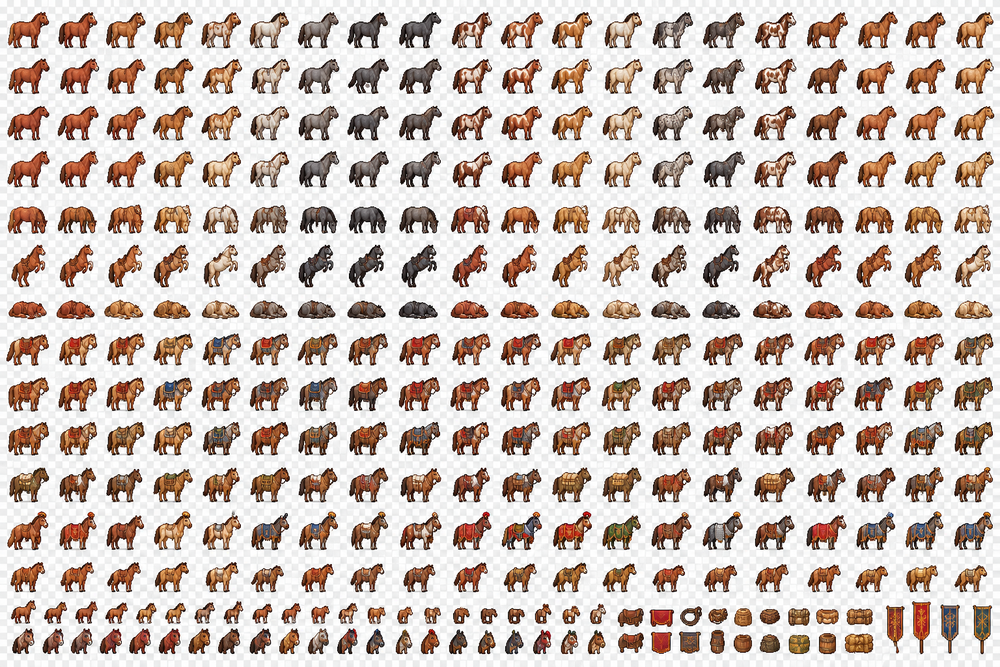
#> input picture data/sheets/Caballos.png, 1000 x 667 px, shrunk from 1536 x 1024 before the run
$ python build-horse-sheet.py
#> lines starting #> are read from the running program, lines starting #| are printed output that depends on the picture
#!/usr/bin/env python3
# -*- coding: utf-8 -*-
"""
Genera `data/horse-sheet.json` (formato 2) a partir de la hoja de caballos.

LA HOJA (rejilla 4 x 8, celdas de 128x128)
==========================================
    filas 1-3  ->  ciclo de GALOPE, 11 fotogramas seguidos (4 + 4 + 3),
                   el caballo de perfil mirando a la DERECHA
    fila  4    ->  QUIETO, una vista por direccion: [arriba, izquierda, abajo, derecha]
    fila  5    ->  ANDAR visto por DETRAS (direccion «arriba»), 4 fotogramas
    fila  6    ->  ANDAR de perfil mirando a la IZQUIERDA, 4 fotogramas
    fila  7    ->  ANDAR de FRENTE (direccion «abajo»), 4 fotogramas
    fila  8    ->  ANDAR de perfil mirando a la DERECHA, 4 fotogramas

Lo que hace este script
=======================
1. Detecta el fondo: si el PNG trae canal alfa, ese alfa manda; si no (hoja con el
   damero «cocido», como la clasica), se separa con un relleno por difusion desde
   los bordes.
2. Mide cada fotograma por pixeles (caja del contenido, ignorando motas de 1 px).
3. Calcula UN lienzo comun para todos los recortes: misma anchura y altura, con
   la base (los cascos) en el borde inferior y el contenido centrado. Asi el
   caballo no cambia de tamano ni «baila» al pasar de andar a galopar.
4. Escribe el JSON que consume `engine/horse-sheet-art.js`.

Uso:
    python tools/build-horse-sheet.py [ruta_hoja] [ruta_salida]

Requiere Pillow (`python -m pip install pillow`). Es una herramienta de PREPARACION
de arte: se ejecuta a mano cuando cambia la hoja, no en el arranque del juego.
"""
import json
import os
import sys
from collections import deque

try:
    from PIL import Image
except ImportError:
    print("Falta Pillow: python -m pip install pillow")
    sys.exit(1)

RAIZ = os.path.dirname(os.path.dirname(os.path.abspath(__file__)))
HOJA = sys.argv[1] if len(sys.argv) > 1 else os.path.join(RAIZ, "data", "sheets", "Caballos.png")
SALIDA = sys.argv[2] if len(sys.argv) > 2 else os.path.join(RAIZ, "data", "horse-sheet.json")

ALFA_MIN = 24          # por debajo de esto el pixel es fondo
MIN_PX_FILA = 2        # motas de 1 px (restos de la rejilla) no cuentan como contenido
COLUMNAS = 4
FILAS = 8

FILAS_GALOPE = 3                       # las tres primeras filas son el ciclo de galope
VISTAS_IDLE = ["up", "left", "down", "right"]
FILAS_ANDAR = ["up", "left", "down", "right"]

FPS = {"idle": 4, "walk": 9, "gallop": 18}


# ── Fondo ────────────────────────────────────────────────────────────────────
def quitar_damero(im, lum=105, sat=30, bolsas_max=120):
    """RGBA con el damero y la sombra del fondo en alfa 0.

    Se marca como candidato todo gris neutro y no oscuro y se propaga desde los
    bordes: el caballo (blanco incluido) queda encerrado por su contorno y no se
    alcanza. Despues se quitan las «bolsas» de damero encerradas dentro del
    dibujo (los huecos entre las patas).
    """
    im = im.convert("RGBA")
    w, h = im.size
    px = im.load()
    candidato = bytearray(w * h)
    for y in range(h):
        for x in range(w):
            r, g, b, a = px[x, y]
            if a == 0:
                candidato[y * w + x] = 1
                continue
            mx, mn = max(r, g, b), min(r, g, b)
            if (mx - mn) < sat and (r + g + b) / 3 > lum:
                candidato[y * w + x] = 1

    fondo = bytearray(w * h)
    cola = deque()

    def mete(x, y):
        p = y * w + x
        if candidato[p] and not fondo[p]:
            fondo[p] = 1
            cola.append(p)

    for x in range(w):
        mete(x, 0); mete(x, h - 1)
    for y in range(h):
        mete(0, y); mete(w - 1, y)
    while cola:
        p = cola.popleft()
        x, y = p % w, p // w
        if x > 0: mete(x - 1, y)
        if x < w - 1: mete(x + 1, y)
        if y > 0: mete(x, y - 1)
        if y < h - 1: mete(x, y + 1)

    visto = bytearray(w * h)
    for y in range(h):
        for x in range(w):
            p = y * w + x
            if not candidato[p] or fondo[p] or visto[p]:
                continue
            grupo = []
            q = deque([p])
            visto[p] = 1
            while q:
                c = q.popleft()
                grupo.append(c)
                cx, cy = c % w, c // w
                for nx, ny in ((cx - 1, cy), (cx + 1, cy), (cx, cy - 1), (cx, cy + 1)):
                    if 0 <= nx < w and 0 <= ny < h:
                        n = ny * w + nx
                        if candidato[n] and not visto[n]:
                            visto[n] = 1
                            q.append(n)
            if len(grupo) <= bolsas_max:
                for c in grupo:
                    fondo[c] = 1

    for y in range(h):
        for x in range(w):
            if fondo[y * w + x]:
                r, g, b, _ = px[x, y]
                px[x, y] = (r, g, b, 0)
    return im


def preparar(im):
    """Devuelve (imagen RGBA con fondo transparente, tenia_alfa)."""
    im = im.convert("RGBA")
    tenia_alfa = im.getchannel("A").getextrema()[0] < 250
    if tenia_alfa:
        return im, True
    return quitar_damero(im), False


# ── Medicion ─────────────────────────────────────────────────────────────────
def medir_celdas(im):
    """Caja del contenido de cada celda de la rejilla, en px de la hoja."""
    w, h = im.size
    cw, ch = w // COLUMNAS, h // FILAS
    alfa = im.getchannel("A").load()
    out = []
    for fy in range(FILAS):
        fila = []
        for fx in range(COLUMNAS):
            x0, y0 = fx * cw, fy * ch
            minx, miny, maxx, maxy = cw, ch, -1, -1
            for y in range(ch):
                n = sum(1 for x in range(cw) if alfa[x0 + x, y0 + y] > ALFA_MIN)
                if n < MIN_PX_FILA:
                    continue
                for x in range(cw):
                    if alfa[x0 + x, y0 + y] > ALFA_MIN:
                        if x < minx: minx = x
                        if x > maxx: maxx = x
                if y < miny: miny = y
                if y > maxy: maxy = y
            fila.append(None if maxx < 0 else (x0 + minx, y0 + miny, maxx - minx + 1, maxy - miny + 1))
        out.append(fila)
    return out, (cw, ch)


def local(caja, celda, f, c):
    """Caja del contenido en coordenadas DENTRO de su celda."""
    cw, ch = celda
    x, y, w, h = caja
    return (x - c * cw, y - f * ch, w, h)


def rects_de_clip(clip, cajas, celda, lienzo, anclaje):
    """Rectangulos de los fotogramas de un clip, TODOS con el mismo tamano y el
    mismo desplazamiento dentro de su celda.

    Asi el caballo no cambia de tamano ni de sitio al pasar de una animacion a
    otra, y el movimiento de las patas es el que dibujo el artista.
    """
    cw, ch = celda
    LW, LH = lienzo
    rx, ry = anclaje
    rects = []
    for f, c in clip:
        if not cajas[f][c]:
            continue
        rects.append([c * cw + rx, f * ch + ry, LW, LH])
    return rects


def anclaje_de_familia(clips, cajas, celda, lienzo):
    """Desplazamiento comun (rx, ry) dentro de la celda para una familia de clips.

    La base se alinea con el borde inferior del lienzo. OJO: las filas de la hoja
    no estan dibujadas exactamente a la misma altura (hasta 12 px de diferencia
    entre las tres filas del galope), asi que se toma la base de la familia
    entera; si no, el caballo pegaria saltos verticales al pasar de fila.
    """
    cw, ch = celda
    LW, LH = lienzo
    bases, minxs, maxxs = [], [], []
    for clip in clips:
        for f, c in clip:
            caja = cajas[f][c]
            if not caja:
                continue
            x, y, w, h = local(caja, celda, f, c)
            bases.append(y + h)
            minxs.append(x)
            maxxs.append(x + w)
    base = max(bases)
    centro = (min(minxs) + max(maxxs)) / 2
    rx = int(round(centro - LW / 2))
    ry = base - LH
    # Sin salirse de la celda (no puede comerse al vecino).
    rx = max(0, min(rx, cw - LW))
    ry = max(0, min(ry, ch - LH))
    return rx, ry


def main():
    im, tenia_alfa = preparar(Image.open(HOJA))
#> in preparar, `tenia_alfa = im.getchannel("A").getextrema()[0] < 250`: tenia_alfa = False
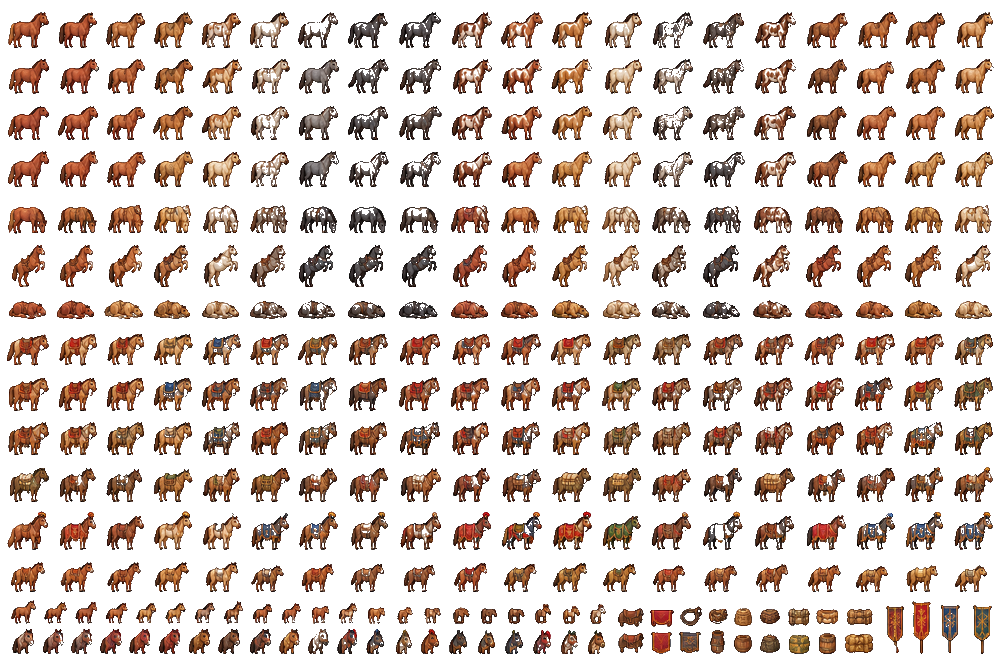
#> im: PIL image 1000x667 RGBA; mean R, G, B, A 206.3, 193.7, 187, 71.3; transparent parts drawn white
#> tenia_alfa = False
    cajas, celda = medir_celdas(im)
#> after the loop in medir_celdas, `for fy in range(FILAS):`: out = 8 items
#> cajas = 8 items; celda = (250, 83)
    print("hoja:", os.path.relpath(HOJA, RAIZ).replace("\\", "/"), im.size, "alfa:", tenia_alfa)
#| hoja: data/sheets/Caballos.png (1000, 667) alfa: False

    todos = [c for fila in cajas for c in fila if c]
#> todos = 32 items, first 6: (8, 12, 234, 71), (250, 12, 242, 71), (501, 12, 243, 71), (755, 12, 239, 71), (8, 83, 233, 83), (251, 83, 241, 83)
    LW = max(c[2] for c in todos)
#> LW = 247
    LH = max(c[3] for c in todos)
#> LH = 83
    lienzo = (LW, LH)
#> lienzo = (247, 83)

    # Cada familia agrupa los clips que se dibujan con la MISMA base y escala:
    # pasar de quieto a andar no puede mover ni encoger el caballo.
    clips_def = {}
    galope = [(f, c) for f in range(FILAS_GALOPE) for c in range(COLUMNAS) if cajas[f][c]]
#> galope = [(0, 0), (0, 1), (0, 2), (0, 3), (1, 0), (1, 1), (1, 2), (1, 3), (2, 0), (2, 1), (2, 2), (2, 3)]
    clips_def["gallop"] = (galope, FPS["gallop"])
    for i, vista in enumerate(VISTAS_IDLE):
        clips_def["idle_" + vista] = ([(FILAS_GALOPE, i)], FPS["idle"])
#> after the loop, clips_def = 5 items
    for i, vista in enumerate(FILAS_ANDAR):
        fila = FILAS_GALOPE + 1 + i
        clips_def["walk_" + vista] = ([(fila, c) for c in range(COLUMNAS) if cajas[fila][c]], FPS["walk"])
#> after the loop, clips_def = 9 items

    familias = {
        "side": ["gallop", "idle_left", "idle_right", "walk_left", "walk_right"],
        "up": ["idle_up", "walk_up"],
        "down": ["idle_down", "walk_down"],
    }
    anclaje = {}
    for nombre, miembros in familias.items():
        anclaje[nombre] = anclaje_de_familia([clips_def[m][0] for m in miembros], cajas, celda, lienzo)
        print("familia %-5s anclaje %s" % (nombre, anclaje[nombre]))
#> this loop made 3 passes
#| familia side  anclaje (2, 0)
#| familia up    anclaje (0, 0)
#| familia down  anclaje (0, 0)

    familia_de = {}
    for nombre, miembros in familias.items():
        for m in miembros:
            familia_de[m] = nombre

    clips = {}
    for nombre, (fotos, fps) in clips_def.items():
        familia = familia_de.get(nombre, "side")
        clips[nombre] = {"fps": fps,
                         "cuadros": rects_de_clip(fotos, cajas, celda, lienzo, anclaje[familia])}
#> this loop made 9 passes
#> (nombre, fotos, fps) on passes 2 to 9: ('idle_up', [(3, 0)], 4), ('idle_left', [(3, 1)], 4), ('idle_down', [(3, 2)], 4), ('idle_right', [(3, 3)], 4), ('walk_up', [(4, 0), (4, 1), (4, 2), (4, 3)], 9), ('walk_left', [(5, 0), (5, 1), (5, 2), (5, 3)], 9), ('walk_down', [(6, 0), (6, 1), (6, 2), (6, 3)], 9), ('walk_right', [(7, 0), (7, 1), (7, 2), (7, 3)], 9)
#> (nombre, fps) on pass 1: ('gallop', 18)

    datos = {
        "_nota": "Generado por tools/build-horse-sheet.py. Coordenadas en px sobre la hoja.",
        "formato": 2,
        "hoja": os.path.relpath(HOJA, RAIZ).replace("\\", "/"),
        "ancho": im.size[0],
        "alto": im.size[1],
        "alfa": bool(tenia_alfa),
        "lienzo": {"w": LW, "h": LH},
        "columnas": 1,
        "pelajePorDefecto": 0,
        "clips": clips,
    }

    with open(SALIDA, "w", encoding="utf-8") as fh:
        json.dump(datos, fh, ensure_ascii=False, indent=1)

    print("lienzo comun:", LW, "x", LH)
#| lienzo comun: 247 x 83
    for nombre, c in clips.items():
        print("  %-12s %2d fotogramas @ %d fps  primero=%s" %
              (nombre, len(c["cuadros"]), c["fps"], c["cuadros"][0] if c["cuadros"] else None))
#> this loop made 9 passes
#> nombre on passes 1, 6, 7, 8, 9: 'gallop', 'walk_up', 'walk_left', 'walk_down', 'walk_right'
#> (nombre, c) on passes 2 to 5: ('idle_up', {'fps': 4, 'cuadros': [[0, 249, 247, 83]]}), ('idle_left', {'fps': 4, 'cuadros': [[252, 249, 247, 83]]}), ('idle_down', {'fps': 4, 'cuadros': [[500, 249, 247, 83]]}), ('idle_right', {'fps': 4, 'cuadros': [[752, 249, 247, 83]]})
#|   gallop       12 fotogramas @ 18 fps  primero=[2, 0, 247, 83]
#|   idle_up       1 fotogramas @ 4 fps  primero=[0, 249, 247, 83]
#|   idle_left     1 fotogramas @ 4 fps  primero=[252, 249, 247, 83]
#|   idle_down     1 fotogramas @ 4 fps  primero=[500, 249, 247, 83]
#|   idle_right    1 fotogramas @ 4 fps  primero=[752, 249, 247, 83]
#|   walk_up       4 fotogramas @ 9 fps  primero=[0, 332, 247, 83]
#|   walk_left     4 fotogramas @ 9 fps  primero=[2, 415, 247, 83]
#|   walk_down     4 fotogramas @ 9 fps  primero=[0, 498, 247, 83]
#> (further printed lines are left out)
    print("ok", os.path.relpath(SALIDA, RAIZ).replace("\\", "/"))


if __name__ == "__main__":
    main()
